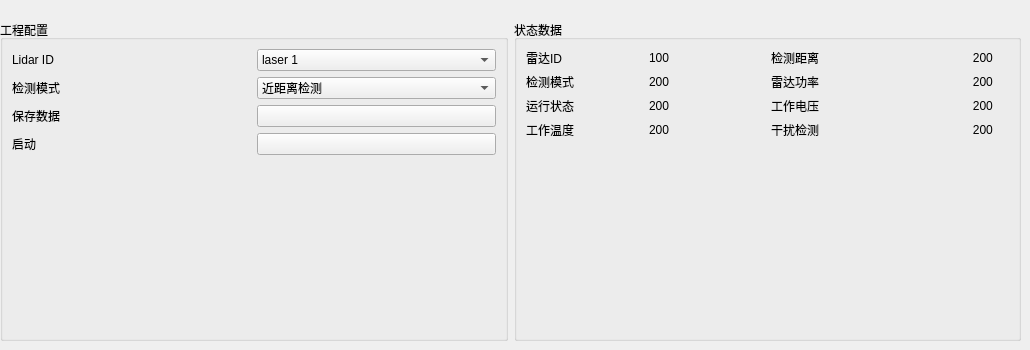
                    <widget class="QWidget" name="tab_8">
                     <attribute name="title">
                      <string>毫米波雷达</string>
                     </attribute>
                     <widget class="QWidget" name="layoutWidget_5">
                      <property name="geometry">
                       <rect>
                        <x>0</x>
                        <y>20</y>
                        <width>1021</width>
                        <height>321</height>
                       </rect>
                      </property>
                      <layout class="QHBoxLayout" name="horizontalLayout_38">
                       <item>
                        <widget class="QGroupBox" name="groupBox_14">
                         <property name="title">
                          <string>工程配置</string>
                         </property>
                         <layout class="QVBoxLayout" name="verticalLayout_30">
                          <item>
                           <layout class="QVBoxLayout" name="verticalLayout_29">
                            <item>
                             <layout class="QVBoxLayout" name="verticalLayout_12">
                              <item>
                               <layout class="QHBoxLayout" name="horizontalLayout_39">
                                <item>
                                 <widget class="QLabel" name="label_56">
                                  <property name="text">
                                   <string>Lidar ID         </string>
                                  </property>
                                 </widget>
                                </item>
                                <item>
                                 <widget class="QComboBox" name="comboBox">
                                  <item>
                                   <property name="text">
                                    <string>laser 1</string>
                                   </property>
                                  </item>
                                 </widget>
                                </item>
                               </layout>
                              </item>
                              <item>
                               <layout class="QHBoxLayout" name="horizontalLayout_40">
                                <item>
                                 <widget class="QLabel" name="label_58">
                                  <property name="text">
                                   <string>检测模式</string>
                                  </property>
                                 </widget>
                                </item>
                                <item>
                                 <widget class="QComboBox" name="comboBox_2">
                                  <item>
                                   <property name="text">
                                    <string>近距离检测</string>
                                   </property>
                                  </item>
                                 </widget>
                                </item>
                               </layout>
                              </item>
                              <item>
                               <layout class="QHBoxLayout" name="horizontalLayout_42">
                                <item>
                                 <widget class="QLabel" name="label_62">
                                  <property name="text">
                                   <string>保存数据</string>
                                  </property>
                                 </widget>
                                </item>
                                <item>
                                 <widget class="QPushButton" name="pushButton_3">
                                  <property name="text">
                                   <string/>
                                  </property>
                                 </widget>
                                </item>
                               </layout>
                              </item>
                             </layout>
                            </item>
                            <item>
                             <layout class="QHBoxLayout" name="horizontalLayout_54">
                              <item>
                               <widget class="QLabel" name="label_79">
                                <property name="text">
                                 <string>启动</string>
                                </property>
                               </widget>
                              </item>
                              <item>
                               <widget class="QPushButton" name="pushButton_6">
                                <property name="text">
                                 <string/>
                                </property>
                               </widget>
                              </item>
                             </layout>
                            </item>
                           </layout>
                          </item>
                          <item>
                           <spacer name="verticalSpacer_5">
                            <property name="orientation">
                             <enum>Qt::Vertical</enum>
                            </property>
                            <property name="sizeHint" stdset="0">
                             <size>
                              <width>20</width>
                              <height>136</height>
                             </size>
                            </property>
                           </spacer>
                          </item>
                         </layout>
                        </widget>
                       </item>
                       <item>
                        <widget class="QGroupBox" name="groupBox_15">
                         <property name="title">
                          <string>状态数据</string>
                         </property>
                         <layout class="QVBoxLayout" name="verticalLayout_22">
                          <item>
                           <layout class="QHBoxLayout" name="horizontalLayout_41">
                            <item>
                             <layout class="QHBoxLayout" name="horizontalLayout_43">
                              <item>
                               <widget class="QLabel" name="label_63">
                                <property name="text">
                                 <string>雷达ID         </string>
                                </property>
                               </widget>
                              </item>
                              <item>
                               <widget class="QLabel" name="label_64">
                                <property name="text">
                                 <string>100</string>
                                </property>
                               </widget>
                              </item>
                             </layout>
                            </item>
                            <item>
                             <layout class="QHBoxLayout" name="horizontalLayout_50">
                              <item>
                               <widget class="QLabel" name="label_77">
                                <property name="text">
                                 <string>检测距离        </string>
                                </property>
                               </widget>
                              </item>
                              <item>
                               <widget class="QLabel" name="label_78">
                                <property name="text">
                                 <string>                        200</string>
                                </property>
                               </widget>
                              </item>
                             </layout>
                            </item>
                           </layout>
                          </item>
                          <item>
                           <layout class="QHBoxLayout" name="horizontalLayout_51">
                            <item>
                             <layout class="QHBoxLayout" name="horizontalLayout_44">
                              <item>
                               <widget class="QLabel" name="label_65">
                                <property name="text">
                                 <string>检测模式         </string>
                                </property>
                               </widget>
                              </item>
                              <item>
                               <widget class="QLabel" name="label_66">
                                <property name="text">
                                 <string>200</string>
                                </property>
                               </widget>
                              </item>
                             </layout>
                            </item>
                            <item>
                             <layout class="QHBoxLayout" name="horizontalLayout_45">
                              <item>
                               <widget class="QLabel" name="label_67">
                                <property name="text">
                                 <string>雷达功率        </string>
                                </property>
                               </widget>
                              </item>
                              <item>
                               <widget class="QLabel" name="label_68">
                                <property name="text">
                                 <string>                        200</string>
                                </property>
                               </widget>
                              </item>
                             </layout>
                            </item>
                           </layout>
                          </item>
                          <item>
                           <layout class="QHBoxLayout" name="horizontalLayout_52">
                            <item>
                             <layout class="QHBoxLayout" name="horizontalLayout_46">
                              <item>
                               <widget class="QLabel" name="label_69">
                                <property name="text">
                                 <string>运行状态        </string>
                                </property>
                               </widget>
                              </item>
                              <item>
                               <widget class="QLabel" name="label_70">
                                <property name="text">
                                 <string>200</string>
                                </property>
                               </widget>
                              </item>
                             </layout>
                            </item>
                            <item>
                             <layout class="QHBoxLayout" name="horizontalLayout_48">
                              <item>
                               <widget class="QLabel" name="label_73">
                                <property name="text">
                                 <string>工作电压        </string>
                                </property>
                               </widget>
                              </item>
                              <item>
                               <widget class="QLabel" name="label_74">
                                <property name="text">
                                 <string>                        200</string>
                                </property>
                               </widget>
                              </item>
                             </layout>
                            </item>
                           </layout>
                          </item>
                          <item>
                           <layout class="QHBoxLayout" name="horizontalLayout_53">
                            <item>
                             <layout class="QHBoxLayout" name="horizontalLayout_47">
                              <item>
                               <widget class="QLabel" name="label_71">
                                <property name="text">
                                 <string>工作温度        </string>
                                </property>
                               </widget>
                              </item>
                              <item>
                               <widget class="QLabel" name="label_72">
                                <property name="text">
                                 <string>200</string>
                                </property>
                               </widget>
                              </item>
                             </layout>
                            </item>
                            <item>
                             <layout class="QHBoxLayout" name="horizontalLayout_49">
                              <item>
                               <widget class="QLabel" name="label_75">
                                <property name="text">
                                 <string>干扰检测        </string>
                                </property>
                               </widget>
                              </item>
                              <item>
                               <widget class="QLabel" name="label_76">
                                <property name="text">
                                 <string>                        200</string>
                                </property>
                               </widget>
                              </item>
                             </layout>
                            </item>
                           </layout>
                          </item>
                          <item>
                           <spacer name="verticalSpacer_4">
                            <property name="orientation">
                             <enum>Qt::Vertical</enum>
                            </property>
                            <property name="sizeHint" stdset="0">
                             <size>
                              <width>20</width>
                              <height>140</height>
                             </size>
                            </property>
                           </spacer>
                          </item>
                         </layout>
                        </widget>
                       </item>
                      </layout>
                     </widget>
                    </widget>
